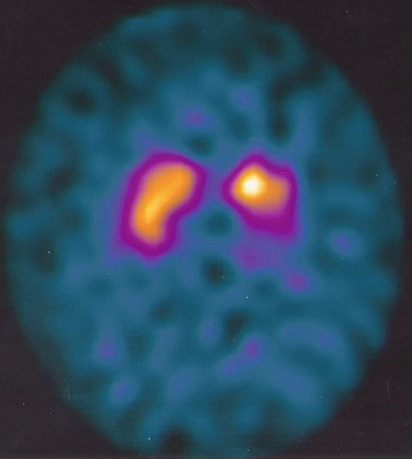
#> input picture pd_image_data/PD/001 10.png, 412 x 459 px, found by its file name
$ python park_model_dtree.py
#> lines starting #> are read from the running program, lines starting #| are printed output that depends on the picture
import json
import time
import pandas as pd
import os
from skimage.transform import resize
from skimage.io import imread
import numpy as np
import matplotlib.pyplot as plt
from sklearn.tree import DecisionTreeClassifier
from sklearn.model_selection import train_test_split, GridSearchCV
from sklearn.metrics import accuracy_score, classification_report
from joblib import dump

# training_times2 = []
for x in range(1):
    start_time = time.time()
    Categories = ['PD', 'NON_PD']
    flat_data_arr = []
    target_arr = []
    datadir = '/Users/prn/PycharmProjects/park-model/pd_image_data'

    for i in Categories:
        print(f'loading... category : {i}')
        path = os.path.join(datadir, i)
        for img in os.listdir(path):
            if img.endswith('.png'):
                img_array = imread(os.path.join(path, img))
#> img_array is the input picture: shape (459, 412, 3); mean R, G, B 46.5, 71.5, 94
                img_resized = resize(img_array, (150, 150, 3))
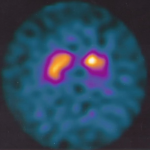
#> img_resized: shape (150, 150, 3) float64; mean R, G, B 0.183, 0.28, 0.369
                flat_data_arr.append(img_resized.flatten())
                target_arr.append(Categories.index(i))
        print(f'loaded category: {i} successfully')

    flat_data = np.array(flat_data_arr)
    target = np.array(target_arr)

    df = pd.DataFrame(flat_data)
    df['Target'] = target

    x = df.iloc[:, :-1]
    y = df.iloc[:, -1]

#> (the run stopped early here; a loop or call above may not have finished)
